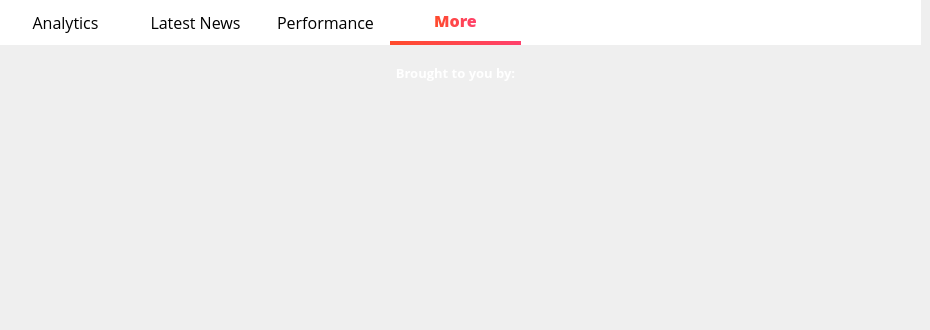
      <widget class="QWidget" name="more">
       <widget class="QWidget" name="widget_28" native="true">
        <property name="geometry">
         <rect>
          <x>0</x>
          <y>0</y>
          <width>921</width>
          <height>45</height>
         </rect>
        </property>
        <property name="styleSheet">
         <string notr="true">QWidget{
background-color: rgb(255, 255, 255);
}
QPushButton {
    border: none;
    padding: 5px 10px;
    font-size: 16px;
    font-weight: normal;
    color: black;
}

QPushButton:checked {
    border-bottom: 4px solid qlineargradient(x1:0, y1:0, x2:1, y2:0, stop:0 #FF4B2B, stop:1 #FF416C);
    border-right: none;
    border-top: none;
    color: qlineargradient(x1:0, y1:0, x2:1, y2:0, stop:0 #FF4B2B, stop:1 #FF416C);
    font-weight: 700;
}

QPushButton:hover {
    background-color: qlineargradient(x1:0, y1:0, x2:1, y2:0, stop:0 #f2f2f2, stop:1 #e6e6e6);
}</string>
        </property>
        <widget class="QPushButton" name="pushButton_124">
         <property name="geometry">
          <rect>
           <x>0</x>
           <y>0</y>
           <width>131</width>
           <height>45</height>
          </rect>
         </property>
         <property name="font">
          <font>
           <family>Open Sans</family>
           <pointsize>-1</pointsize>
           <weight>50</weight>
           <bold>false</bold>
          </font>
         </property>
         <property name="cursor">
          <cursorShape>PointingHandCursor</cursorShape>
         </property>
         <property name="styleSheet">
          <string notr="true"/>
         </property>
         <property name="text">
          <string>Analytics</string>
         </property>
        </widget>
        <widget class="QPushButton" name="pushButton_125">
         <property name="geometry">
          <rect>
           <x>130</x>
           <y>0</y>
           <width>131</width>
           <height>45</height>
          </rect>
         </property>
         <property name="font">
          <font>
           <family>Open Sans</family>
           <pointsize>-1</pointsize>
           <weight>50</weight>
           <bold>false</bold>
          </font>
         </property>
         <property name="cursor">
          <cursorShape>PointingHandCursor</cursorShape>
         </property>
         <property name="styleSheet">
          <string notr="true"/>
         </property>
         <property name="text">
          <string>Latest News</string>
         </property>
        </widget>
        <widget class="QPushButton" name="pushButton_126">
         <property name="geometry">
          <rect>
           <x>260</x>
           <y>0</y>
           <width>131</width>
           <height>45</height>
          </rect>
         </property>
         <property name="font">
          <font>
           <family>Open Sans</family>
           <pointsize>-1</pointsize>
           <weight>50</weight>
           <bold>false</bold>
          </font>
         </property>
         <property name="cursor">
          <cursorShape>PointingHandCursor</cursorShape>
         </property>
         <property name="styleSheet">
          <string notr="true"/>
         </property>
         <property name="text">
          <string>Performance</string>
         </property>
        </widget>
        <widget class="QPushButton" name="pushButton_127">
         <property name="enabled">
          <bool>false</bool>
         </property>
         <property name="geometry">
          <rect>
           <x>390</x>
           <y>0</y>
           <width>131</width>
           <height>45</height>
          </rect>
         </property>
         <property name="font">
          <font>
           <family>Open Sans</family>
           <pointsize>-1</pointsize>
           <weight>50</weight>
           <bold>false</bold>
          </font>
         </property>
         <property name="styleSheet">
          <string notr="true"/>
         </property>
         <property name="text">
          <string>More</string>
         </property>
         <property name="checkable">
          <bool>true</bool>
         </property>
         <property name="checked">
          <bool>true</bool>
         </property>
        </widget>
       </widget>
       <widget class="QLabel" name="label_125">
        <property name="geometry">
         <rect>
          <x>217</x>
          <y>140</y>
          <width>161</width>
          <height>181</height>
         </rect>
        </property>
        <property name="styleSheet">
         <string notr="true">background-color:transparent;</string>
        </property>
        <property name="text">
         <string/>
        </property>
        <property name="pixmap">
         <pixmap resource="assets.qrc">:/assets/images/bal.png</pixmap>
        </property>
       </widget>
       <widget class="QLabel" name="label_126">
        <property name="geometry">
         <rect>
          <x>457</x>
          <y>160</y>
          <width>291</width>
          <height>131</height>
         </rect>
        </property>
        <property name="styleSheet">
         <string notr="true">background-color:transparent;</string>
        </property>
        <property name="text">
         <string/>
        </property>
        <property name="pixmap">
         <pixmap resource="assets.qrc">:/assets/images/esprit.png</pixmap>
        </property>
        <property name="scaledContents">
         <bool>true</bool>
        </property>
       </widget>
       <widget class="QLabel" name="label_127">
        <property name="geometry">
         <rect>
          <x>0</x>
          <y>60</y>
          <width>911</width>
          <height>25</height>
         </rect>
        </property>
        <property name="sizePolicy">
         <sizepolicy hsizetype="Minimum" vsizetype="Minimum">
          <horstretch>0</horstretch>
          <verstretch>0</verstretch>
         </sizepolicy>
        </property>
        <property name="minimumSize">
         <size>
          <width>50</width>
          <height>25</height>
         </size>
        </property>
        <property name="font">
         <font>
          <family>Open Sans</family>
          <pointsize>10</pointsize>
          <weight>75</weight>
          <bold>true</bold>
         </font>
        </property>
        <property name="styleSheet">
         <string notr="true">background-color: transparent;
color: white;</string>
        </property>
        <property name="text">
         <string>Brought to you by:</string>
        </property>
        <property name="alignment">
         <set>Qt::AlignCenter</set>
        </property>
       </widget>
      </widget>
